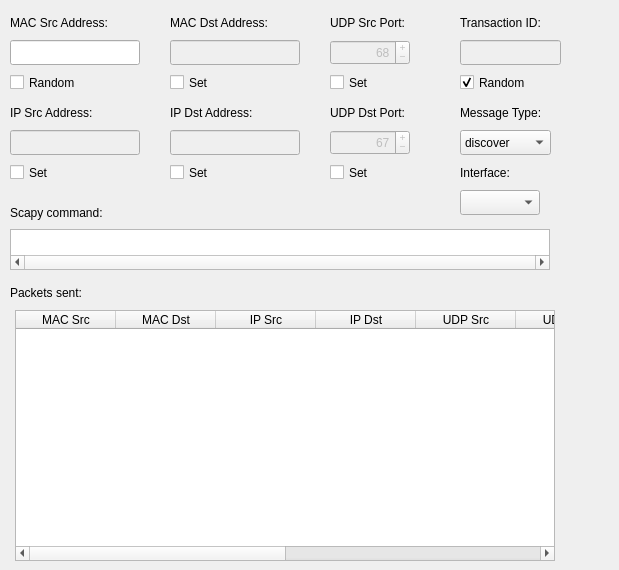
        <widget class="QWidget" name="dhcpClient">
         <attribute name="title">
          <string>DHCP Client</string>
         </attribute>
         <widget class="QTextBrowser" name="dhcpClientScapyCommandTextBrowser">
          <property name="geometry">
           <rect>
            <x>10</x>
            <y>229</y>
            <width>540</width>
            <height>41</height>
           </rect>
          </property>
          <property name="sizePolicy">
           <sizepolicy hsizetype="Fixed" vsizetype="Expanding">
            <horstretch>0</horstretch>
            <verstretch>0</verstretch>
           </sizepolicy>
          </property>
          <property name="toolTip">
           <string>This field displays the Scapy command used to forward a DHCP client traffic.</string>
          </property>
          <property name="statusTip">
           <string>This field displays the Scapy command used to forward a DHCP client traffic. </string>
          </property>
          <property name="frameShadow">
           <enum>QFrame::Sunken</enum>
          </property>
          <property name="verticalScrollBarPolicy">
           <enum>Qt::ScrollBarAlwaysOff</enum>
          </property>
          <property name="horizontalScrollBarPolicy">
           <enum>Qt::ScrollBarAlwaysOn</enum>
          </property>
          <property name="lineWrapMode">
           <enum>QTextEdit::NoWrap</enum>
          </property>
         </widget>
         <widget class="QLabel" name="dhcpClientScapyCommandLabel">
          <property name="geometry">
           <rect>
            <x>10</x>
            <y>200</y>
            <width>150</width>
            <height>25</height>
           </rect>
          </property>
          <property name="text">
           <string>Scapy command:</string>
          </property>
         </widget>
         <widget class="QSpinBox" name="dhcpClientSrcPortSpin">
          <property name="enabled">
           <bool>false</bool>
          </property>
          <property name="geometry">
           <rect>
            <x>330</x>
            <y>40</y>
            <width>80</width>
            <height>25</height>
           </rect>
          </property>
          <property name="toolTip">
           <string>&lt;html&gt;&lt;head/&gt;&lt;body&gt;&lt;p&gt;If this spin box is enabled, it can be used to set UDP source port. The default value is set to 68 (The well known UDP source port for a BOOTP client). &lt;/p&gt;&lt;/body&gt;&lt;/html&gt;</string>
          </property>
          <property name="statusTip">
           <string>If this spin box is enabled, it can be used to set UDP source port. </string>
          </property>
          <property name="alignment">
           <set>Qt::AlignRight|Qt::AlignTrailing|Qt::AlignVCenter</set>
          </property>
          <property name="buttonSymbols">
           <enum>QAbstractSpinBox::PlusMinus</enum>
          </property>
          <property name="maximum">
           <number>65535</number>
          </property>
          <property name="value">
           <number>68</number>
          </property>
         </widget>
         <widget class="QLabel" name="dhcpClientDstPortLabel">
          <property name="geometry">
           <rect>
            <x>330</x>
            <y>100</y>
            <width>101</width>
            <height>25</height>
           </rect>
          </property>
          <property name="toolTip">
           <string/>
          </property>
          <property name="statusTip">
           <string/>
          </property>
          <property name="text">
           <string>UDP Dst Port:</string>
          </property>
         </widget>
         <widget class="QComboBox" name="dhcpClientInterface">
          <property name="geometry">
           <rect>
            <x>460</x>
            <y>190</y>
            <width>80</width>
            <height>25</height>
           </rect>
          </property>
          <property name="toolTip">
           <string>&lt;html&gt;&lt;head/&gt;&lt;body&gt;&lt;p&gt;This drop down menu allows the user to choose an interface on which packet will be sent.&lt;/p&gt;&lt;/body&gt;&lt;/html&gt;</string>
          </property>
          <property name="statusTip">
           <string>This drop down menu allows the user to choose an interface on which packet will be sent.</string>
          </property>
         </widget>
         <widget class="QLabel" name="dhcpClientIntLabel">
          <property name="geometry">
           <rect>
            <x>460</x>
            <y>160</y>
            <width>150</width>
            <height>25</height>
           </rect>
          </property>
          <property name="text">
           <string>Interface:</string>
          </property>
         </widget>
         <widget class="QLabel" name="dhcpClientDstIpLabel">
          <property name="geometry">
           <rect>
            <x>170</x>
            <y>100</y>
            <width>110</width>
            <height>25</height>
           </rect>
          </property>
          <property name="text">
           <string>IP Dst Address:</string>
          </property>
         </widget>
         <widget class="QCheckBox" name="dhcpClientTransactionIDRandom">
          <property name="enabled">
           <bool>true</bool>
          </property>
          <property name="geometry">
           <rect>
            <x>460</x>
            <y>70</y>
            <width>81</width>
            <height>25</height>
           </rect>
          </property>
          <property name="toolTip">
           <string>If this checkbox is ticked, the Transaction ID number is randomly generated.</string>
          </property>
          <property name="statusTip">
           <string>If this checkbox is ticked, the Transaction ID number is randomly generated.</string>
          </property>
          <property name="whatsThis">
           <string/>
          </property>
          <property name="text">
           <string>Random</string>
          </property>
          <property name="checked">
           <bool>true</bool>
          </property>
         </widget>
         <widget class="QLabel" name="dhcpClientTransactionIdLabel">
          <property name="geometry">
           <rect>
            <x>460</x>
            <y>10</y>
            <width>150</width>
            <height>25</height>
           </rect>
          </property>
          <property name="text">
           <string>Transaction ID:</string>
          </property>
         </widget>
         <widget class="QCheckBox" name="dhcpClientSrcMacRandom">
          <property name="geometry">
           <rect>
            <x>10</x>
            <y>70</y>
            <width>81</width>
            <height>25</height>
           </rect>
          </property>
          <property name="toolTip">
           <string>If this checkbox is ticked, the MAC source address is randomly generated.</string>
          </property>
          <property name="statusTip">
           <string>If this checkbox is ticked, the MAC source address is randomly generated.</string>
          </property>
          <property name="whatsThis">
           <string/>
          </property>
          <property name="text">
           <string>Random</string>
          </property>
         </widget>
         <widget class="QLabel" name="dhcpClientSrcIpLabel">
          <property name="geometry">
           <rect>
            <x>10</x>
            <y>100</y>
            <width>110</width>
            <height>25</height>
           </rect>
          </property>
          <property name="text">
           <string>IP Src Address:</string>
          </property>
         </widget>
         <widget class="QLineEdit" name="dhcpClientSrcIp">
          <property name="enabled">
           <bool>false</bool>
          </property>
          <property name="geometry">
           <rect>
            <x>10</x>
            <y>130</y>
            <width>130</width>
            <height>25</height>
           </rect>
          </property>
          <property name="toolTip">
           <string>&lt;html&gt;&lt;head/&gt;&lt;body&gt;&lt;p&gt;If this field is enabled, it sets the source IP address. The default value is set to 0.0.0.0.&lt;/p&gt;&lt;/body&gt;&lt;/html&gt;</string>
          </property>
          <property name="statusTip">
           <string>If this field is enabled, it sets the source IP address.</string>
          </property>
          <property name="text">
           <string/>
          </property>
          <property name="alignment">
           <set>Qt::AlignCenter</set>
          </property>
          <property name="placeholderText">
           <string/>
          </property>
         </widget>
         <widget class="QLineEdit" name="dhcpClientSrcMac">
          <property name="geometry">
           <rect>
            <x>10</x>
            <y>40</y>
            <width>130</width>
            <height>25</height>
           </rect>
          </property>
          <property name="toolTip">
           <string>The DHCP client source MAC address can be entered here.</string>
          </property>
          <property name="statusTip">
           <string>The DHCP client source MAC address can be entered here.</string>
          </property>
          <property name="text">
           <string/>
          </property>
          <property name="alignment">
           <set>Qt::AlignCenter</set>
          </property>
          <property name="placeholderText">
           <string/>
          </property>
         </widget>
         <widget class="QLineEdit" name="dhcpClientDstMac">
          <property name="enabled">
           <bool>false</bool>
          </property>
          <property name="geometry">
           <rect>
            <x>170</x>
            <y>40</y>
            <width>130</width>
            <height>25</height>
           </rect>
          </property>
          <property name="toolTip">
           <string>&lt;html&gt;&lt;head/&gt;&lt;body&gt;&lt;p&gt;The DHCP server destination MAC address can be entered here. The default value is set to “ff:ff:ff:ff:ff:ff” (The Ethernet broadcast address).&lt;/p&gt;&lt;/body&gt;&lt;/html&gt;</string>
          </property>
          <property name="statusTip">
           <string>The DHCP server destination MAC address can be entered here.</string>
          </property>
          <property name="autoFillBackground">
           <bool>true</bool>
          </property>
          <property name="text">
           <string/>
          </property>
          <property name="alignment">
           <set>Qt::AlignCenter</set>
          </property>
          <property name="placeholderText">
           <string/>
          </property>
         </widget>
         <widget class="QLineEdit" name="dhcpClientDstIp">
          <property name="enabled">
           <bool>false</bool>
          </property>
          <property name="geometry">
           <rect>
            <x>170</x>
            <y>130</y>
            <width>130</width>
            <height>25</height>
           </rect>
          </property>
          <property name="toolTip">
           <string>&lt;html&gt;&lt;head/&gt;&lt;body&gt;&lt;p&gt;If this field is enabled, it sets the destination IP address. The default value is set to 255.255.255.255.&lt;/p&gt;&lt;/body&gt;&lt;/html&gt;</string>
          </property>
          <property name="statusTip">
           <string>If this field is enabled, it sets the destination IP address.</string>
          </property>
          <property name="text">
           <string/>
          </property>
          <property name="alignment">
           <set>Qt::AlignCenter</set>
          </property>
          <property name="placeholderText">
           <string/>
          </property>
         </widget>
         <widget class="QLabel" name="dhcpClientSrcMacLabel">
          <property name="geometry">
           <rect>
            <x>10</x>
            <y>10</y>
            <width>130</width>
            <height>25</height>
           </rect>
          </property>
          <property name="text">
           <string>MAC Src Address:</string>
          </property>
         </widget>
         <widget class="QLabel" name="dhcpClientDstMacLabel">
          <property name="geometry">
           <rect>
            <x>170</x>
            <y>10</y>
            <width>130</width>
            <height>25</height>
           </rect>
          </property>
          <property name="text">
           <string>MAC Dst Address:</string>
          </property>
         </widget>
         <widget class="QSpinBox" name="dhcpClientDstPortSpin">
          <property name="enabled">
           <bool>false</bool>
          </property>
          <property name="geometry">
           <rect>
            <x>330</x>
            <y>130</y>
            <width>80</width>
            <height>25</height>
           </rect>
          </property>
          <property name="toolTip">
           <string>&lt;html&gt;&lt;head/&gt;&lt;body&gt;&lt;p&gt;If this spin box is enabled, it can be used to set UDP destination port. The default value is set to 67 (the well known UDP destination port for a BOOTP server). &lt;/p&gt;&lt;/body&gt;&lt;/html&gt;</string>
          </property>
          <property name="statusTip">
           <string>If this spin box is enabled, it can be used to set UDP destination port. </string>
          </property>
          <property name="alignment">
           <set>Qt::AlignRight|Qt::AlignTrailing|Qt::AlignVCenter</set>
          </property>
          <property name="buttonSymbols">
           <enum>QAbstractSpinBox::PlusMinus</enum>
          </property>
          <property name="accelerated">
           <bool>true</bool>
          </property>
          <property name="maximum">
           <number>65535</number>
          </property>
          <property name="value">
           <number>67</number>
          </property>
         </widget>
         <widget class="QLabel" name="dhcpClientSrcPortLabel">
          <property name="geometry">
           <rect>
            <x>330</x>
            <y>10</y>
            <width>101</width>
            <height>25</height>
           </rect>
          </property>
          <property name="toolTip">
           <string/>
          </property>
          <property name="statusTip">
           <string/>
          </property>
          <property name="text">
           <string>UDP Src Port:</string>
          </property>
         </widget>
         <widget class="QCheckBox" name="dhcpClientDstManual">
          <property name="geometry">
           <rect>
            <x>170</x>
            <y>70</y>
            <width>51</width>
            <height>25</height>
           </rect>
          </property>
          <property name="toolTip">
           <string>This checkbox enables or disables the MAC Dst field.</string>
          </property>
          <property name="statusTip">
           <string>This checkbox enables or disables the MAC Dst field.</string>
          </property>
          <property name="whatsThis">
           <string/>
          </property>
          <property name="text">
           <string>Set</string>
          </property>
         </widget>
         <widget class="QCheckBox" name="dhcpClientSrcIpManual">
          <property name="geometry">
           <rect>
            <x>10</x>
            <y>160</y>
            <width>51</width>
            <height>25</height>
           </rect>
          </property>
          <property name="toolTip">
           <string>This checkbox enables or disables the IP Src Address field.</string>
          </property>
          <property name="statusTip">
           <string>This checkbox enables or disables the IP Src Address field.</string>
          </property>
          <property name="whatsThis">
           <string/>
          </property>
          <property name="text">
           <string>Set</string>
          </property>
         </widget>
         <widget class="QCheckBox" name="dhcpClientDstIpManual">
          <property name="geometry">
           <rect>
            <x>170</x>
            <y>160</y>
            <width>51</width>
            <height>25</height>
           </rect>
          </property>
          <property name="toolTip">
           <string>This checkbox enables or disables the IP Dst Address field.</string>
          </property>
          <property name="statusTip">
           <string>This checkbox enables or disables the IP Dst Address field.</string>
          </property>
          <property name="whatsThis">
           <string/>
          </property>
          <property name="text">
           <string>Set</string>
          </property>
         </widget>
         <widget class="QCheckBox" name="dhcpClientSrcPortManual">
          <property name="geometry">
           <rect>
            <x>330</x>
            <y>70</y>
            <width>51</width>
            <height>25</height>
           </rect>
          </property>
          <property name="toolTip">
           <string>This checkbox enables or disables the UDP Src Port spin box.</string>
          </property>
          <property name="statusTip">
           <string>This checkbox enables or disables the UDP Src Port spin box.</string>
          </property>
          <property name="whatsThis">
           <string/>
          </property>
          <property name="text">
           <string>Set</string>
          </property>
         </widget>
         <widget class="QCheckBox" name="dhcpClientDstPortManual">
          <property name="geometry">
           <rect>
            <x>330</x>
            <y>160</y>
            <width>51</width>
            <height>25</height>
           </rect>
          </property>
          <property name="toolTip">
           <string>This checkbox enables or disables the UDP Dst Port spin box.</string>
          </property>
          <property name="statusTip">
           <string>This checkbox enables or disables the UDP Dst Port spin box.</string>
          </property>
          <property name="whatsThis">
           <string/>
          </property>
          <property name="text">
           <string>Set</string>
          </property>
         </widget>
         <widget class="QLabel" name="dhcpClientTableLabel">
          <property name="geometry">
           <rect>
            <x>10</x>
            <y>280</y>
            <width>150</width>
            <height>25</height>
           </rect>
          </property>
          <property name="text">
           <string>Packets sent:</string>
          </property>
         </widget>
         <widget class="QLabel" name="dhcpClientMessageLabel">
          <property name="geometry">
           <rect>
            <x>460</x>
            <y>100</y>
            <width>101</width>
            <height>25</height>
           </rect>
          </property>
          <property name="text">
           <string>Message Type:</string>
          </property>
         </widget>
         <widget class="QComboBox" name="dhcpClientMessage">
          <property name="geometry">
           <rect>
            <x>460</x>
            <y>130</y>
            <width>91</width>
            <height>25</height>
           </rect>
          </property>
          <property name="toolTip">
           <string>This drop down menu can be set to discover or request.</string>
          </property>
          <property name="statusTip">
           <string>This drop down menu can be set to discover or request.</string>
          </property>
          <item>
           <property name="text">
            <string>discover</string>
           </property>
          </item>
          <item>
           <property name="text">
            <string>request</string>
           </property>
          </item>
         </widget>
         <widget class="QTableWidget" name="dhcpClientTable">
          <property name="geometry">
           <rect>
            <x>15</x>
            <y>310</y>
            <width>540</width>
            <height>251</height>
           </rect>
          </property>
          <property name="toolTip">
           <string>This table contains the details of DHCP packets sent.</string>
          </property>
          <property name="statusTip">
           <string>This table contains the details of DHCP packets sent.</string>
          </property>
          <property name="alternatingRowColors">
           <bool>true</bool>
          </property>
          <column>
           <property name="text">
            <string>MAC Src</string>
           </property>
           <property name="textAlignment">
            <set>AlignHCenter|AlignVCenter|AlignCenter</set>
           </property>
          </column>
          <column>
           <property name="text">
            <string>MAC Dst</string>
           </property>
           <property name="textAlignment">
            <set>AlignHCenter|AlignVCenter|AlignCenter</set>
           </property>
          </column>
          <column>
           <property name="text">
            <string>IP Src</string>
           </property>
           <property name="textAlignment">
            <set>AlignHCenter|AlignVCenter|AlignCenter</set>
           </property>
          </column>
          <column>
           <property name="text">
            <string>IP Dst</string>
           </property>
           <property name="textAlignment">
            <set>AlignHCenter|AlignVCenter|AlignCenter</set>
           </property>
          </column>
          <column>
           <property name="text">
            <string>UDP Src</string>
           </property>
           <property name="textAlignment">
            <set>AlignHCenter|AlignVCenter|AlignCenter</set>
           </property>
          </column>
          <column>
           <property name="text">
            <string>UDP Dst</string>
           </property>
           <property name="textAlignment">
            <set>AlignHCenter|AlignVCenter|AlignCenter</set>
           </property>
          </column>
          <column>
           <property name="text">
            <string>Transaction ID</string>
           </property>
           <property name="textAlignment">
            <set>AlignHCenter|AlignVCenter|AlignCenter</set>
           </property>
          </column>
          <column>
           <property name="text">
            <string>Chaddr</string>
           </property>
           <property name="textAlignment">
            <set>AlignHCenter|AlignVCenter|AlignCenter</set>
           </property>
          </column>
          <column>
           <property name="text">
            <string>Message Type</string>
           </property>
           <property name="textAlignment">
            <set>AlignHCenter|AlignVCenter|AlignCenter</set>
           </property>
          </column>
          <column>
           <property name="text">
            <string>Interface</string>
           </property>
           <property name="textAlignment">
            <set>AlignHCenter|AlignVCenter|AlignCenter</set>
           </property>
          </column>
         </widget>
         <widget class="QLineEdit" name="dhcpClientTransationId">
          <property name="enabled">
           <bool>false</bool>
          </property>
          <property name="geometry">
           <rect>
            <x>460</x>
            <y>40</y>
            <width>101</width>
            <height>25</height>
           </rect>
          </property>
          <property name="toolTip">
           <string>&lt;html&gt;&lt;head/&gt;&lt;body&gt;&lt;p&gt;This field can be used to set transaction ID number in hex. The default value is set to random.&lt;/p&gt;&lt;/body&gt;&lt;/html&gt;</string>
          </property>
          <property name="statusTip">
           <string>This field can be used to set transaction ID number in hex. </string>
          </property>
          <property name="autoFillBackground">
           <bool>true</bool>
          </property>
          <property name="text">
           <string/>
          </property>
          <property name="alignment">
           <set>Qt::AlignCenter</set>
          </property>
          <property name="placeholderText">
           <string/>
          </property>
         </widget>
        </widget>
